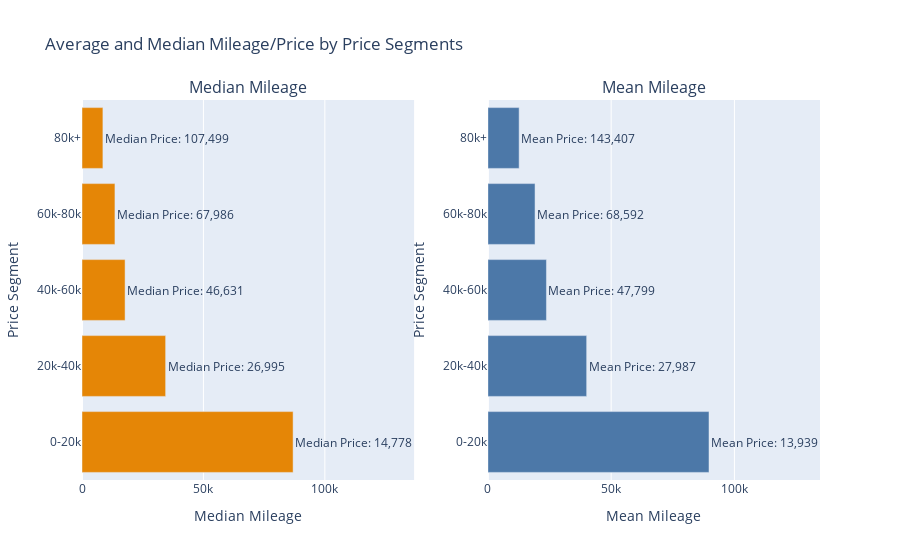

The notebook cell this image was saved under:
### Markdown cell above
## Q11- Analyze the price segment and mean/median mileage relationship.
* Higher the price segment is lower the mean/median mileage we have.

* As mileage goes up our price segment goes low.

### Code cell
top_10_price_segments_median = df.groupby('price_segment').filter(lambda x: len(x) >= 15)\
                                 .groupby('price_segment')['mileage'].median()\
                                 .sort_values(ascending=False)\
                                 .head(10)
top_10_price_segments_median = top_10_price_segments_median.reset_index()

top_10_price_segments_mean = df.groupby('price_segment').filter(lambda x: len(x) >= 15)\
                               .groupby('price_segment')['mileage'].mean()\
                               .sort_values(ascending=False)\
                               .head(10)
top_10_price_segments_mean = top_10_price_segments_mean.reset_index()

median_price_median_price_segment = df[df['price_segment'].isin(top_10_price_segments_median['price_segment'])]\
                                    .groupby('price_segment')['display_price'].median()

mean_price_mean_price_segment = df[df['price_segment'].isin(top_10_price_segments_mean['price_segment'])]\
                                .groupby('price_segment')['display_price'].mean()

fig1 = px.bar(top_10_price_segments_median, 
              x='mileage', 
              y='price_segment', 
              orientation='h',
              title='Price Segments by Median Mileage (At least 15 times occurred in the dataset)',
              labels={'mileage': 'Median Mileage', 'price_segment': 'Price Segment'},
              color_discrete_sequence=px.colors.qualitative.Vivid
)

fig2 = px.bar(top_10_price_segments_mean, 
              x='mileage', 
              y='price_segment', 
              orientation='h',
              title='Price Segments by Mean Mileage (At least 15 times occurred in the dataset)',
              labels={'mileage': 'Mean Mileage', 'price_segment': 'Price Segment'},
              color_discrete_sequence=px.colors.qualitative.T10
)

fig1.update_xaxes(title_text='Median Mileage')
fig1.update_yaxes(title_text='Price Segment')

fig2.update_xaxes(title_text='Mean Mileage')
fig2.update_yaxes(title_text='Price Segment')

fig = make_subplots(rows=1, cols=2, subplot_titles=("Median Mileage", "Mean Mileage"))

for trace in fig1['data']:
    fig.add_trace(trace, row=1, col=1)

for trace in fig2['data']:
    fig.add_trace(trace, row=1, col=2)

for i, price_segment in enumerate(top_10_price_segments_median['price_segment']):
    fig.add_annotation(
        x=top_10_price_segments_median.loc[i, 'mileage'],
        y=price_segment,
        text=f"Median Price: {median_price_median_price_segment[price_segment]:,.0f}",
        showarrow=False,
        xanchor='left',
        yanchor='middle',
        row=1,
        col=1
    )

for i, price_segment in enumerate(top_10_price_segments_mean['price_segment']):
    fig.add_annotation(
        x=top_10_price_segments_mean.loc[i, 'mileage'],
        y=price_segment,
        text=f"Mean Price: {mean_price_mean_price_segment[price_segment]:,.0f}",
        showarrow=False,
        xanchor='left',
        yanchor='middle',
        row=1,
        col=2
    )

fig.update_layout(title_text="Average and Median Mileage/Price by Price Segments",
                  showlegend=False)

fig.update_xaxes(title_text='Median Mileage', row=1, col=1)
fig.update_xaxes(title_text='Mean Mileage', row=1, col=2)
fig.update_yaxes(title_text='Price Segment', row=1, col=1)
fig.update_yaxes(title_text='Price Segment', row=1, col=2)

fig.show()

### Figure 1 — Plotly figure (JSON) as saved in the notebook; plotly's stock layout.template omitted (floating-point values rounded to 4 significant figures)
{"data": [{"alignmentgroup": "True", "hovertemplate": "Median Mileage=%{x}<br>Price Segment=%{y}<extra></extra>", "legendgroup": "", "marker": {"color": "rgb(229, 134, 6)", "pattern": {"shape": ""}}, "name": "", "offsetgroup": "", "orientation": "h", "showlegend": false, "textposition": "auto", "type": "bar", "x": [86920.0, 34442, 17739, 13570.0, 8611], "xaxis": "x", "y": ["0-20k", "20k-40k", "40k-60k", "60k-80k", "80k+"], "yaxis": "y"}, {"alignmentgroup": "True", "hovertemplate": "Mean Mileage=%{x}<br>Price Segment=%{y}<extra></extra>", "legendgroup": "", "marker": {"color": "#4C78A8", "pattern": {"shape": ""}}, "name": "", "offsetgroup": "", "orientation": "h", "showlegend": false, "textposition": "auto", "type": "bar", "x": [89690.0, 40060.0, 23750.0, 19120.0, 12670.0], "xaxis": "x2", "y": ["0-20k", "20k-40k", "40k-60k", "60k-80k", "80k+"], "yaxis": "y2"}], "layout": {"annotations": [{"font": {"size": 16}, "showarrow": false, "text": "Median Mileage", "x": 0.225, "xanchor": "center", "xref": "paper", "y": 1, "yanchor": "bottom", "yref": "paper"}, {"font": {"size": 16}, "showarrow": false, "text": "Mean Mileage", "x": 0.775, "xanchor": "center", "xref": "paper", "y": 1, "yanchor": "bottom", "yref": "paper"}, {"showarrow": false, "text": "Median Price: 14,778", "x": 86920.0, "xanchor": "left", "xref": "x", "y": "0-20k", "yanchor": "middle", "yref": "y"}, {"showarrow": false, "text": "Median Price: 26,995", "x": 34442, "xanchor": "left", "xref": "x", "y": "20k-40k", "yanchor": "middle", "yref": "y"}, {"showarrow": false, "text": "Median Price: 46,631", "x": 17739, "xanchor": "left", "xref": "x", "y": "40k-60k", "yanchor": "middle", "yref": "y"}, {"showarrow": false, "text": "Median Price: 67,986", "x": 13570.0, "xanchor": "left", "xref": "x", "y": "60k-80k", "yanchor": "middle", "yref": "y"}, {"showarrow": false, "text": "Median Price: 107,499", "x": 8611, "xanchor": "left", "xref": "x", "y": "80k+", "yanchor": "middle", "yref": "y"}, {"showarrow": false, "text": "Mean Price: 13,939", "x": 89690.0, "xanchor": "left", "xref": "x2", "y": "0-20k", "yanchor": "middle", "yref": "y2"}, {"showarrow": false, "text": "Mean Price: 27,987", "x": 40060.0, "xanchor": "left", "xref": "x2", "y": "20k-40k", "yanchor": "middle", "yref": "y2"}, {"showarrow": false, "text": "Mean Price: 47,799", "x": 23750.0, "xanchor": "left", "xref": "x2", "y": "40k-60k", "yanchor": "middle", "yref": "y2"}, {"showarrow": false, "text": "Mean Price: 68,592", "x": 19120.0, "xanchor": "left", "xref": "x2", "y": "60k-80k", "yanchor": "middle", "yref": "y2"}, {"showarrow": false, "text": "Mean Price: 143,407", "x": 12670.0, "xanchor": "left", "xref": "x2", "y": "80k+", "yanchor": "middle", "yref": "y2"}], "showlegend": false, "title": {"text": "Average and Median Mileage/Price by Price Segments"}, "xaxis": {"anchor": "y", "domain": [0, 0.45], "title": {"text": "Median Mileage"}}, "xaxis2": {"anchor": "y2", "domain": [0.55, 1], "title": {"text": "Mean Mileage"}}, "yaxis": {"anchor": "x", "domain": [0, 1], "title": {"text": "Price Segment"}}, "yaxis2": {"anchor": "x2", "domain": [0, 1], "title": {"text": "Price Segment"}}}}
